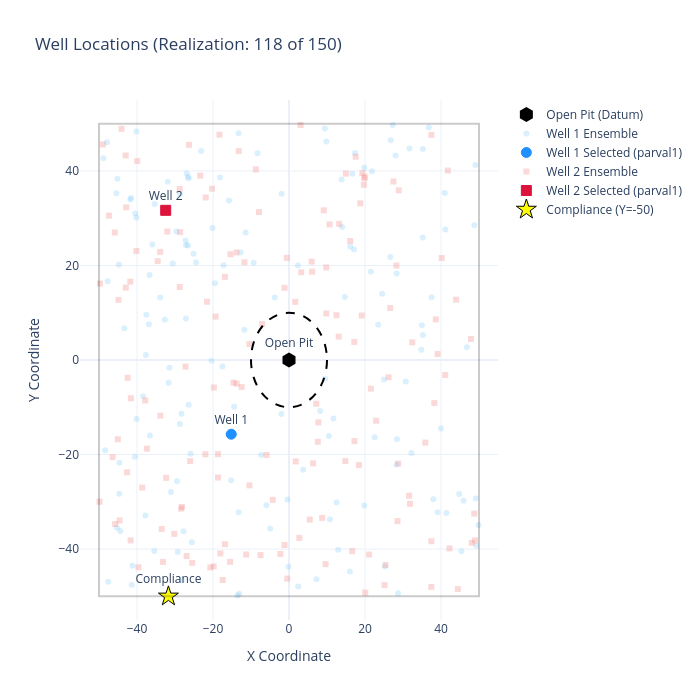

The notebook cell this image was saved under:
### Code cell
import plotly.graph_objects as go
fig = go.Figure()
# access the underlying dataframe using the internal _df attribute
df = pop._df

######################################
### two well example visualization ###
######################################

# add boundary box
fig.add_shape(type="rect", x0=x_min, y0=y_min, x1=x_max, y1=y_max, 
              line=dict(color="black"),
              opacity=0.2
)

# open pit
fig.add_trace(go.Scatter(
    x=[0], y=[0], mode='markers+text', text=["Open Pit"],
    marker=dict(color='black', size=15, symbol='hexagon'),
    name="Open Pit (Datum)",
    textposition="top center"
))

# no-go zone
fig.add_shape(type="circle",
    xref="x", yref="y",
    x0=-no_go_radius, y0=-no_go_radius, x1=no_go_radius, y1=no_go_radius,
    line=dict(color="black", dash="dash")
)

# well 1 ensemble
fig.add_trace(go.Scatter(
    x=df["well_1_x"], y=df["well_1_y"],
    mode='markers', 
    marker=dict(color='lightskyblue', opacity=0.3, symbol='circle'),
    name="Well 1 Ensemble"
))

# well 1 selected
fig.add_trace(go.Scatter(
    x=[pst.parameter_data.loc["well_1_x", "parval1"]], 
    y=[pst.parameter_data.loc["well_1_y", "parval1"]],
    mode='markers+text', text=["Well 1"], textposition="top center",
    marker=dict(color='dodgerblue', size=10, symbol='circle', 
                line=dict(width=1, color='dodgerblue')),
    name="Well 1 Selected (parval1)"
))

# well 2 ensemble
fig.add_trace(go.Scatter(
    x=df["well_2_x"], y=df["well_2_y"],
    mode='markers', 
    marker=dict(color='lightcoral', opacity=0.3, symbol='square'),
    name="Well 2 Ensemble"
))

# well 2 selected
fig.add_trace(go.Scatter(
    x=[pst.parameter_data.loc["well_2_x", "parval1"]], 
    y=[pst.parameter_data.loc["well_2_y", "parval1"]],
    mode='markers+text', text=["Well 2"], textposition="top center",
    marker=dict(color='crimson', size=10, symbol='square', 
                line=dict(width=1, color='crimson')),
    name="Well 2 Selected (parval1)"
))

# compliance point
fig.add_trace(go.Scatter(
    x=[pst.parameter_data.loc["Xc", "parval1"]], 
    y=[Yc], 
    mode='markers+text', 
    text=["Compliance"], 
    # flip text position based on which edge it is on
    textposition="top center" if Yc == y_min else "bottom center",
    marker=dict(
        color='yellow', 
        size=15, 
        symbol='star', 
        line=dict(width=1, color='black')
    ),
    name=f"Compliance (Y={Yc})"
))

fig.update_layout(
    xaxis=dict(range=[x_min-5, x_max+5], title="X Coordinate"),
    yaxis=dict(range=[y_min-5, y_max+5], title="Y Coordinate"),
    title=f"Well Locations (Realization: {selected_real} of {num_reals})",
    template="plotly_white",
    width=700, height=700
)

fig.show()

### Figure 1 — Plotly figure (JSON) as saved in the notebook; plotly's stock layout.template omitted (floating-point values rounded to 4 significant figures; data arrays with more than 128 entries replaced by an {"elided": "..."} marker saying what was removed)
{"data": [{"marker": {"color": "black", "size": 15, "symbol": "hexagon"}, "mode": "markers+text", "name": "Open Pit (Datum)", "text": ["Open Pit"], "textposition": "top center", "type": "scatter", "x": [0], "y": [0]}, {"marker": {"color": "lightskyblue", "opacity": 0.3, "symbol": "circle"}, "mode": "markers", "name": "Well 1 Ensemble", "type": "scatter", "x": {"elided": "150 float values"}, "y": {"elided": "150 float values"}}, {"marker": {"color": "dodgerblue", "line": {"color": "dodgerblue", "width": 1}, "size": 10, "symbol": "circle"}, "mode": "markers+text", "name": "Well 1 Selected (parval1)", "text": ["Well 1"], "textposition": "top center", "type": "scatter", "x": [-15.2], "y": [-15.7]}, {"marker": {"color": "lightcoral", "opacity": 0.3, "symbol": "square"}, "mode": "markers", "name": "Well 2 Ensemble", "type": "scatter", "x": {"elided": "150 float values"}, "y": {"elided": "150 float values"}}, {"marker": {"color": "crimson", "line": {"color": "crimson", "width": 1}, "size": 10, "symbol": "square"}, "mode": "markers+text", "name": "Well 2 Selected (parval1)", "text": ["Well 2"], "textposition": "top center", "type": "scatter", "x": [-32.45], "y": [31.66]}, {"marker": {"color": "yellow", "line": {"color": "black", "width": 1}, "size": 15, "symbol": "star"}, "mode": "markers+text", "name": "Compliance (Y=-50)", "text": ["Compliance"], "textposition": "top center", "type": "scatter", "x": [-31.73], "y": [-50]}], "layout": {"height": 700, "shapes": [{"line": {"color": "black"}, "opacity": 0.2, "type": "rect", "x0": -50, "x1": 50, "y0": -50, "y1": 50}, {"line": {"color": "black", "dash": "dash"}, "type": "circle", "x0": -10, "x1": 10, "xref": "x", "y0": -10, "y1": 10, "yref": "y"}], "title": {"text": "Well Locations (Realization: 118 of 150)"}, "width": 700, "xaxis": {"range": [-55, 55], "title": {"text": "X Coordinate"}}, "yaxis": {"range": [-55, 55], "title": {"text": "Y Coordinate"}}}}
